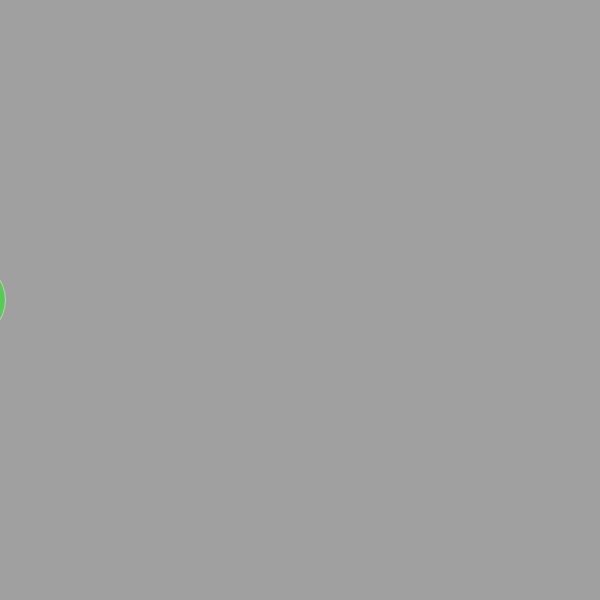
Frame 1 (no input)
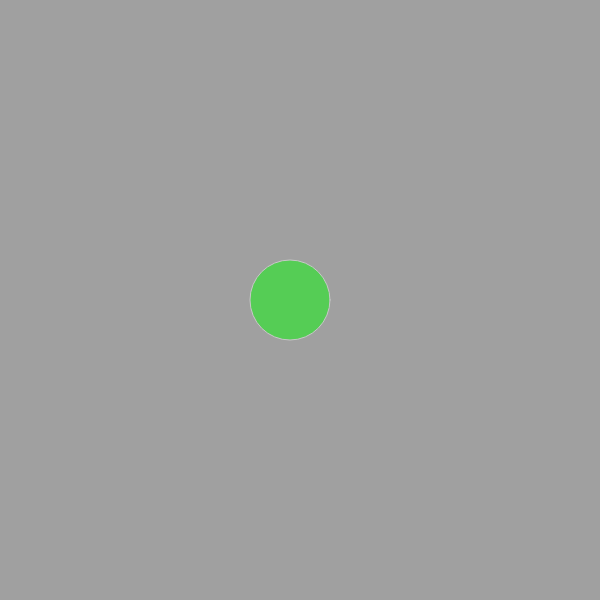
Frame 60 (no input)
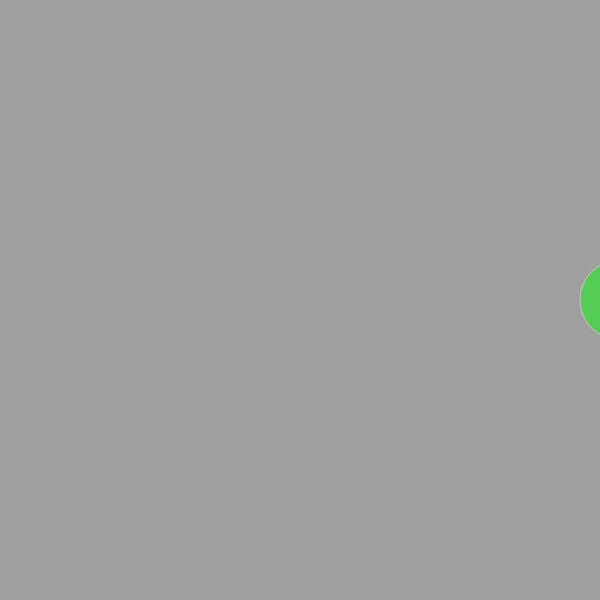
Frame 120 (the mouse pressed at the canvas centre since frame 60)

The p5.js sketch that drew these frames (run headless with seeded random() and noise() and a simulated clock; from frame 60 on, the mouse is pressed at the canvas centre):

// p5.js sketch
// ── sketch.js
var r = 40;
var speed = 5.5;
var c;

function setup() {
  createCanvas(600, 600);
  c = color(0, 255, 0, 120);
}

function draw() {
  background(160);
  stroke(200);
  fill(c);
  ellipse((-r + ((frameCount * speed) % (width + (r * 2)))), (height / 2), (r * 2), (r * 2));
}
